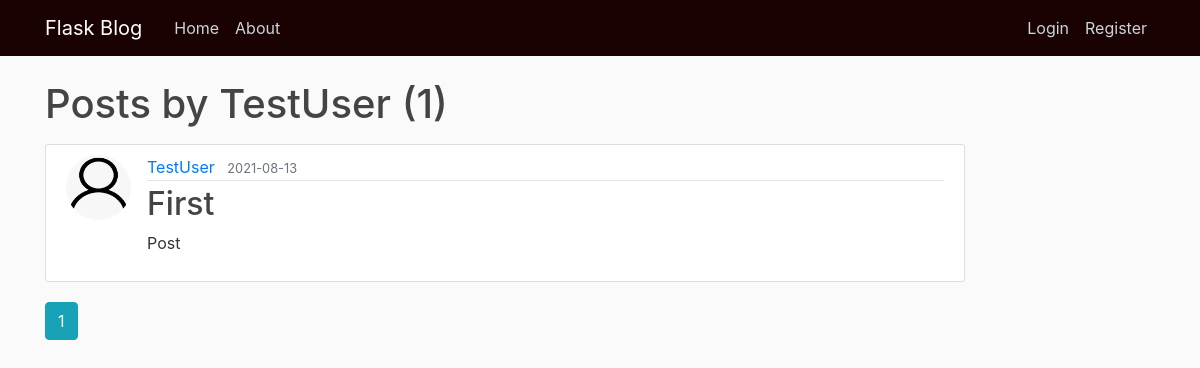
Page /user/TestUser on the committed database.
### flaskblog_PACKAGE/models.py (models this page shows, shortened)
class User(db.Model, UserMixin):
    id = db.Column(db.Integer, primary_key=True)
    username = db.Column(db.String(20), unique=True, nullable=False)
    email = db.Column(db.String(120), unique=True, nullable=False)
    image_file = db.Column(db.String(20), nullable=False, default = 'default.png')
    password = db.Column(db.String(60), nullable=False)
    posts = db.relationship('Post', backref='author', lazy=True)

class Post(db.Model):
    id = db.Column(db.Integer, primary_key=True)
    title = db.Column(db.String(100), nullable=False)
    date_posted = db.Column(db.DateTime, nullable=False,default=datetime.utcnow)
    content = db.Column(db.Text, nullable=False)
    user_id = db.Column(db.Integer, db.ForeignKey('user.id'),nullable=False)

### flaskblog_PACKAGE/routes.py (the view)
@application.route("/user/<string:username>")
def user_posts(username):
    page = request.args.get('page', 1, type=int)
    user = User.query.filter_by(username=username).first_or_404()
    posts = Post.query.filter_by(author=user)\
        .order_by(Post.date_posted.desc())\
        .paginate(page=page, per_page=5)
    return render_template('user_posts.html', posts=posts, user=user)

### flaskblog_PACKAGE/templates/user_posts.html
{% extends "layout.html" %}
{% block content %}
    <h1 class="mb-3">Posts by {{ user.username }} ({{ posts.total }})</h1>
    {% for post in posts.items %}
        <article class="media content-section">
          <img class="rounded-circle article-img" src="{{ url_for('static', filename='profile_pics/' + post.author.image_file) }}">
          <div class="media-body">
            <div class="article-metadata">
              <a class="mr-2" href="{{ url_for('user_posts', username=post.author.username) }}">{{ post.author.username }}</a>
              <small class="text-muted">{{ post.date_posted.strftime('%Y-%m-%d') }}</small>
            </div>
            <h2><a class="article-title" href="{{ url_for('post', post_id=post.id) }}">{{ post.title }}</a></h2>
            <p class="article-content">{{ post.content }}</p>
          </div>
        </article>
    {% endfor %}
    {% for page_num in posts.iter_pages(left_edge=1, right_edge=1, left_current=1, right_current=2) %}
      {% if page_num %}
        {% if posts.page == page_num %}
          <a class="btn btn-info mb-4" href="{{ url_for('user_posts', username=user.username, page=page_num) }}">{{ page_num }}</a>
        {% else %}
          <a class="btn btn-outline-info mb-4" href="{{ url_for('user_posts', username=user.username, page=page_num) }}">{{ page_num }}</a>
        {% endif %}
      {% else %}
        ...
      {% endif %}
    {% endfor %}
{% endblock content %}

### flaskblog_PACKAGE/static/main.css (style rules this page uses)
body { background: #fafafa; color: #333333; margin-top: 5rem; }
h1, h2, h3, h4, h5, h6 { color: #444444; }
.content-section { background: #ffffff; padding: 10px 20px; border: 1px solid #dddddd; border-radius: 3px; margin-bottom: 20px; }
.article-title { color: #444444; }
.article-content { white-space: pre-line; }
.article-img { height: 65px; width: 65px; margin-right: 16px; }
.article-metadata { padding-bottom: 1px; margin-bottom: 4px; border-bottom: 1px solid #e3e3e3 }

### rows in the picture
User: username "TestUser"
Post: image_file (placeholder picture), author.username "TestUser", date_posted "2021-08-13", title "First", content "Post"

### other values in the picture
{{ posts.total }} "1"
{{ page_num }} "1"
